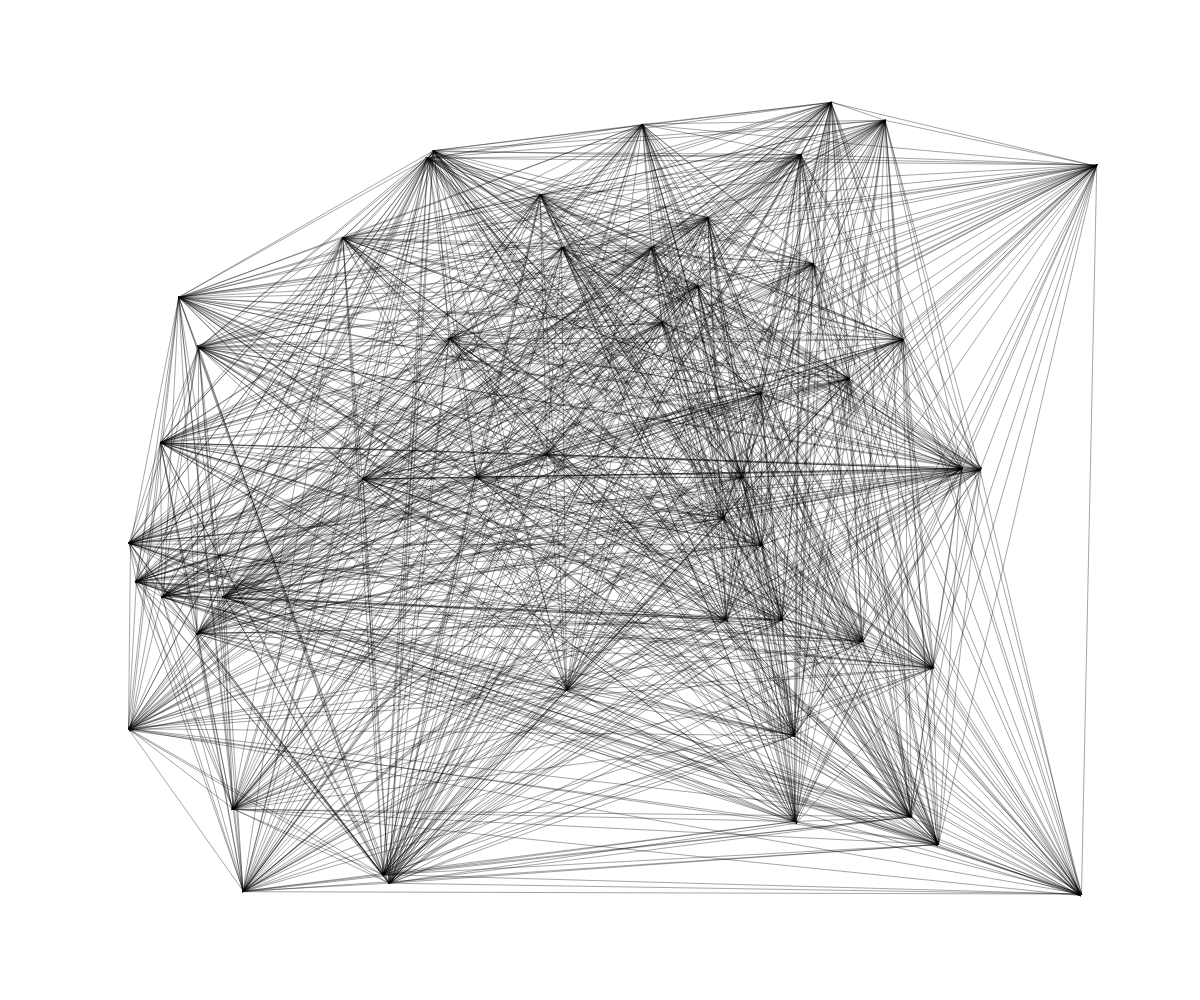
Frame 1 (no input)
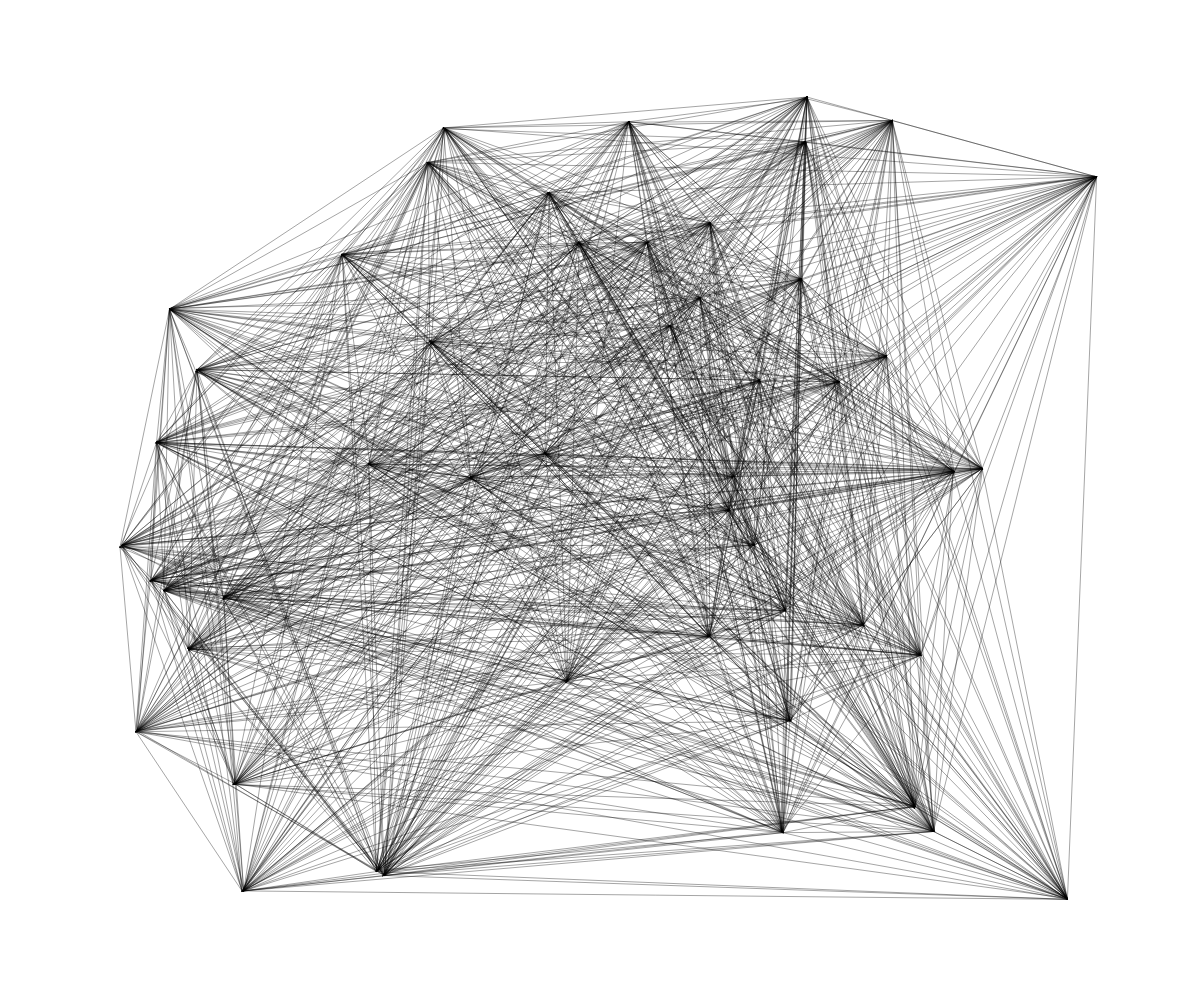
Frame 60 (no input)
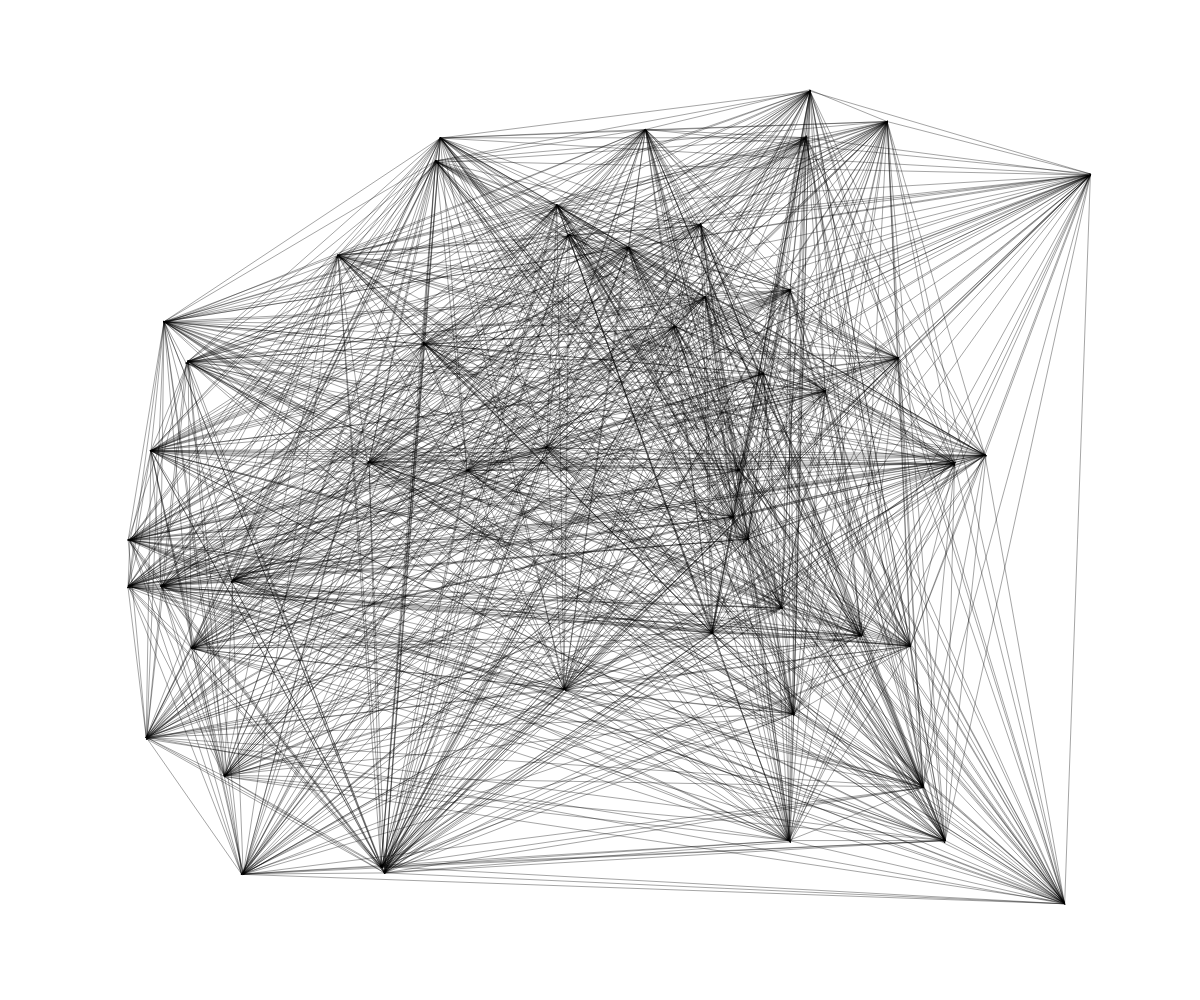
Frame 120 (the mouse pressed at the canvas centre since frame 60)

The p5.js sketch that drew these frames (run headless with seeded random() and noise() and a simulated clock; from frame 60 on, the mouse is pressed at the canvas centre):

// p5.js sketch
// ── sketch.js
/*

Sol Lewitt:

50 puntos ubicados aleatoriamente sobre el muro conectados entre ellos

*/


let num, puntos, m;

function setup(){
  createCanvas(windowWidth, windowHeight);
  num = 50;
  puntos = []; // inicializo como un arreglo
  m = 100;
  for(let i = 0; i < num; i++){
    let p = createVector(random(m, width-m), random(m, height-m));
    puntos.push(p);
  }

  stroke(0, 90);
}

function draw(){
  background(255);
  for(let i = 0; i < puntos.length; i++){  
    for(let j = 0; j < i; j++){
      line(puntos[i].x, puntos[i].y, puntos[j].x, puntos[j].y);
    }
    
    // cada punto se mueva aleatoriamente
    puntos[i].x += random(-2, 2);
    puntos[i].y += random(-2, 2);
  }

  
}
